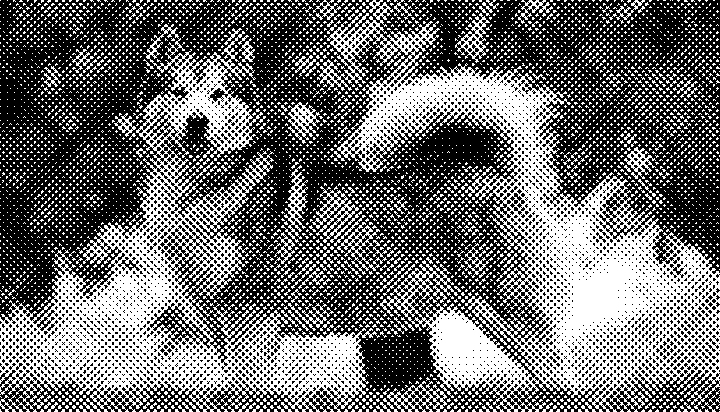
#> input picture Taller1Python/2.jpg, 720 x 412 px
$ python t2.py
#> lines starting #> are read from the running program, lines starting #| are printed output that depends on the picture
import cv2
import numpy as np
from matplotlib import pyplot as plt

img = cv2.imread('2.jpg',0)
#> img is the input picture: shape (412, 720); min 0, max 255, mean 108.9
f = np.fft.fft2(img)
fshift = np.fft.fftshift(f)
magnitude_spectrum = 20*np.log(np.abs(fshift))
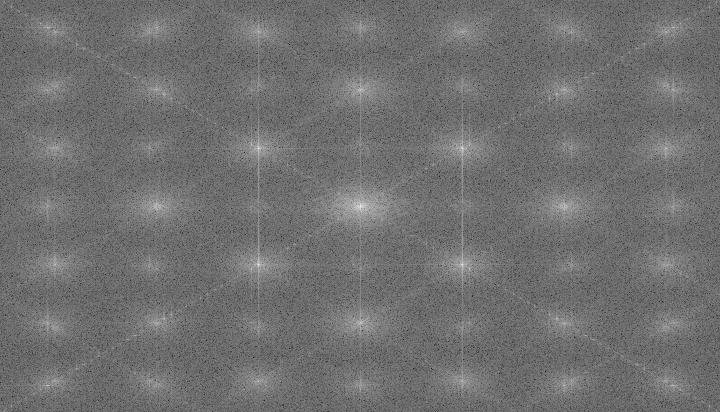
#> magnitude_spectrum: shape (412, 720) float64; min 84.25, max 345.8, mean 199.6; drawn with min black and max white

plt.subplot(121),plt.imshow(img, cmap = 'gray')
plt.title('Input Image'), plt.xticks([]), plt.yticks([])
plt.subplot(122),plt.imshow(magnitude_spectrum, cmap = 'gray')
plt.title('Magnitude Spectrum'), plt.xticks([]), plt.yticks([])
plt.figure()

rows, cols = img.shape
#> rows = 412; cols = 720
crow,ccol = rows/2 , cols/2
#> crow = 206; ccol = 360
fshift[int(crow)-30:int(crow)+30, int(ccol)-30:int(ccol)+30] = 0
f_ishift = np.fft.ifftshift(fshift)
img_back = np.fft.ifft2(f_ishift)
img_back = np.abs(img_back)
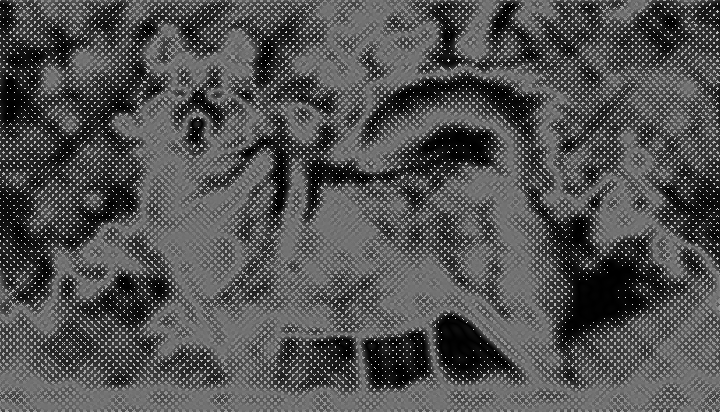
#> img_back: shape (412, 720) float64; min 0.0633, max 282.4, mean 90.6; drawn with min black and max white

plt.subplot(131),plt.imshow(img, cmap = 'gray')
plt.title('Input Image'), plt.xticks([]), plt.yticks([])
plt.subplot(132),plt.imshow(img_back, cmap = 'gray')
plt.title('Image after HPF'), plt.xticks([]), plt.yticks([])
plt.subplot(133),plt.imshow(img_back)
plt.title('Result in JET'), plt.xticks([]), plt.yticks([])

plt.show()
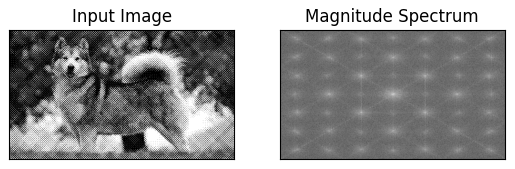
#> figure drawn by matplotlib, 2 panels
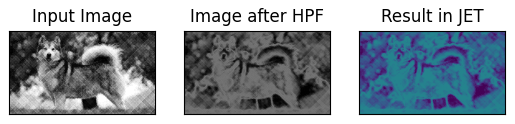
#> figure drawn by matplotlib, 3 panels
